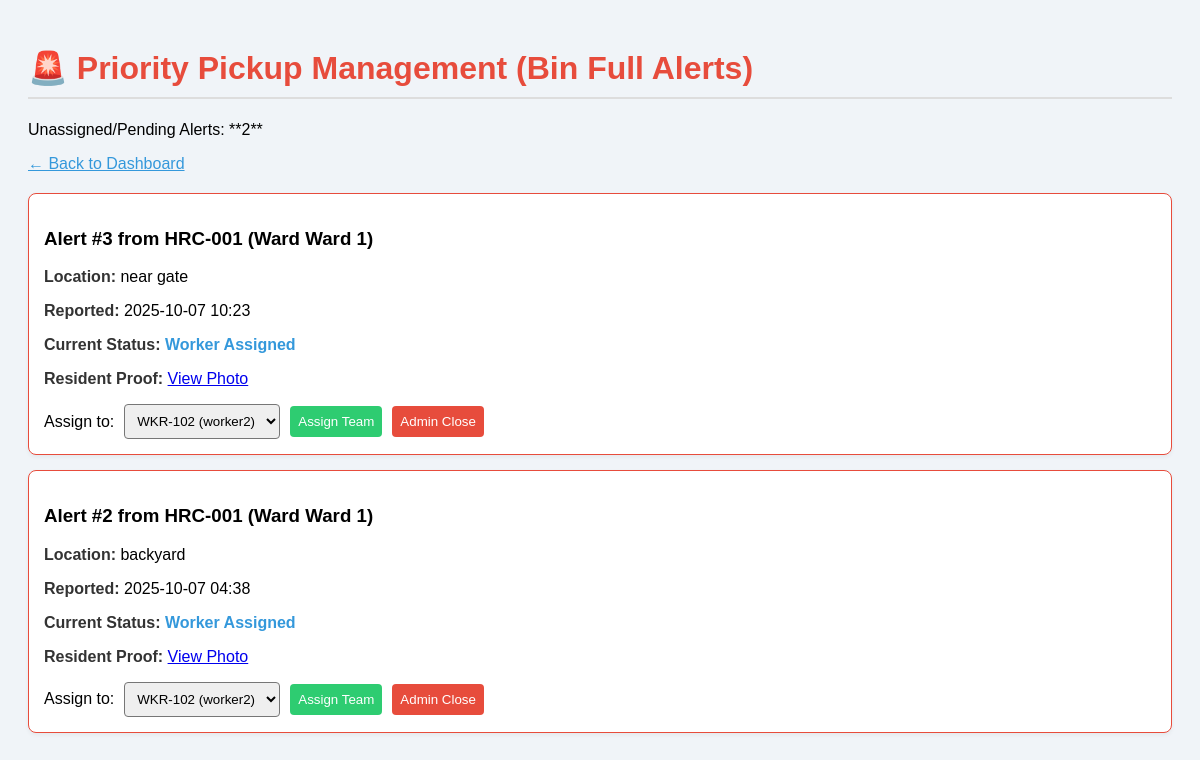
The page /dashboard-admin/priority-pickup/ (signed in) on the database as committed earlier.
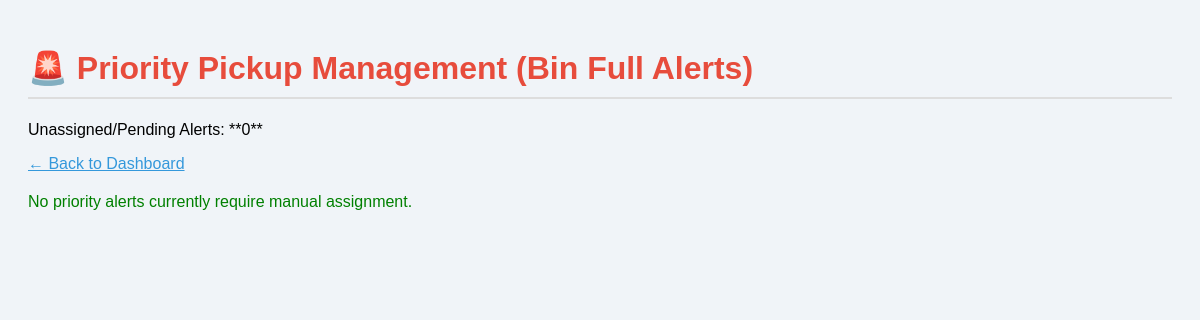
The same page on the database as committed later.
### residents/models.py (models this page shows, shortened)
class BinFullAlert(models.Model):
    resident = models.ForeignKey(ResidentProfile, on_delete=models.CASCADE)
    alert_time = models.DateTimeField(default=timezone.now)
    photo_proof = models.ImageField(upload_to='alert_proofs/', help_text="Upload photo proof (Max size: 5 MB).")
    location_detail = models.CharField(max_length=100, default='Household Bin')
    STATUS_CHOICES = [
        ('PENDING', 'Pending Pickup'),
        ('ASSIGNED', 'Worker Assigned'),
        ('CLEARED', 'Bin Cleared')
    ]
    status = models.CharField(max_length=20, default='PENDING', choices=STATUS_CHOICES)
    worker_assigned = models.ForeignKey('workers.WorkerProfile', on_delete=models.SET_NULL, null=True, blank=True)

class ResidentProfile(models.Model):
    user = models.OneToOneField(settings.AUTH_USER_MODEL, on_delete=models.CASCADE)
    ward_number = models.CharField(max_length=10, help_text="The waste collection ward assigned by the Admin.")
    household_id = models.CharField(max_length=50, unique=True, help_text="Unique identifier for the household (e.g., Door No.)")
    address = models.TextField()
    class Meta:
        verbose_name_plural = "Resident Profiles"

### workers/models.py (models this page shows, shortened)
class WorkerProfile(models.Model):
    user = models.OneToOneField(settings.AUTH_USER_MODEL, on_delete=models.CASCADE)
    worker_id = models.CharField(max_length=50, unique=True)
    assigned_wards = JSONField(default=list)
    class Meta:
        verbose_name_plural = "Worker Profiles"

### admin_dashboard/views.py (the view, shortened to what this page needs)
# urls.py: path('priority-pickup/', views.priority_pickup_management, name='priority_pickup_management'),
@login_required(login_url='admin_login')
@user_passes_test(is_superuser, login_url='admin_login')
def priority_pickup_management(request):
    pending_alerts = BinFullAlert.objects.filter(status__in=['PENDING', 'ASSIGNED']).order_by('-alert_time')
    all_workers = WorkerProfile.objects.all()
    context = {
        'pending_alerts': pending_alerts,
        'all_workers': all_workers,
    }
    return render(request, 'admin_dashboard/priority_pickup.html', context)

### admin_dashboard/views.py (called while the page is built)
def is_superuser(user):
    return user.is_superuser

### admin_dashboard/templates/admin_dashboard/priority_pickup.html (shortened to what this page needs)
{% load static %}
<!DOCTYPE html>
<html lang="en">
<head>
</head>
<body>
    <h1>🚨 Priority Pickup Management (Bin Full Alerts)</h1>
    <p>Unassigned/Pending Alerts: **{{ pending_alerts.count }}**</p>
    <a href="{% url 'admin_monitoring_dashboard' %}" style="color: #3498db;">&larr; Back to Dashboard</a>
    <div style="margin-top: 20px;">
        {% for alert in pending_alerts %}
        <div class="alert-card">
            <h3>Alert #{{ alert.id }} from {{ alert.resident.household_id }} (Ward {{ alert.resident.ward_number }})</h3>
            <p><strong>Location:</strong> {{ alert.location_detail }}</p>
            <p><strong>Reported:</strong> {{ alert.alert_time|date:"Y-m-d H:i" }}</p>
            <p><strong>Current Status:</strong> <span style="color: {% if alert.status == 'ASSIGNED' %}#3498db{% else %}#e74c3c{% endif %}; font-weight: bold;">{{ alert.get_status_display }}</span></p>
            <p><strong>Resident Proof:</strong> <a href="{{ alert.photo_proof.url }}" target="_blank">View Photo</a></p>
            <form method="post" class="action-form">
                {% if alert.status != 'CLEARED' %}
                    <label>Assign to:</label>
                    <select name="worker_id" required>
                        {% for worker in all_workers %}
                            <option value="{{ worker.id }}" {% if alert.worker_assigned == worker %}selected{% endif %}>
                                {{ worker.worker_id }} ({{ worker.user.username }})
                            </option>
                        {% empty %}
                            <option value="">No Workers Available</option>
                        {% endfor %}
                    </select>
                    <button type="submit" name="action" value="ASSIGN" class="btn-assign">Assign Team</button>
                    <button type="submit" name="action" value="CLOSE" class="btn-close"
                            onclick="return confirm('Are you sure you want to forcibly mark this alert as CLEARED?');">
                        Admin Close
                    </button>
                {% else %}
                    <p style="color: green;">Alert resolved by {{ alert.worker_assigned.worker_id }}.</p>
                {% endif %}
            </form>
        </div>
        {% empty %}
            <p style="color: green;">No priority alerts currently require manual assignment.</p>
        {% endfor %}
    </div>
</body>
</html>

Rows that differ between the two databases and show on the page:
no longer on this page (row edited): BinFullAlert: id "3", resident.household_id "HRC-001", resident.ward_number "Ward 1", location_detail "near gate", alert_time "2025-10-07 10:23", status "Worker Assigned", worker_id "WKR-102 (worker2)"
no longer on this page (row edited): BinFullAlert: id "2", resident.household_id "HRC-001", resident.ward_number "Ward 1", location_detail "backyard", alert_time "2025-10-07 04:38", status "Worker Assigned", worker_id "WKR-102 (worker2)"
Other text that changed with them:
{{ pending_alerts.count }}: "2" → "0"
text now shown: "No priority alerts currently require manual assignment."
